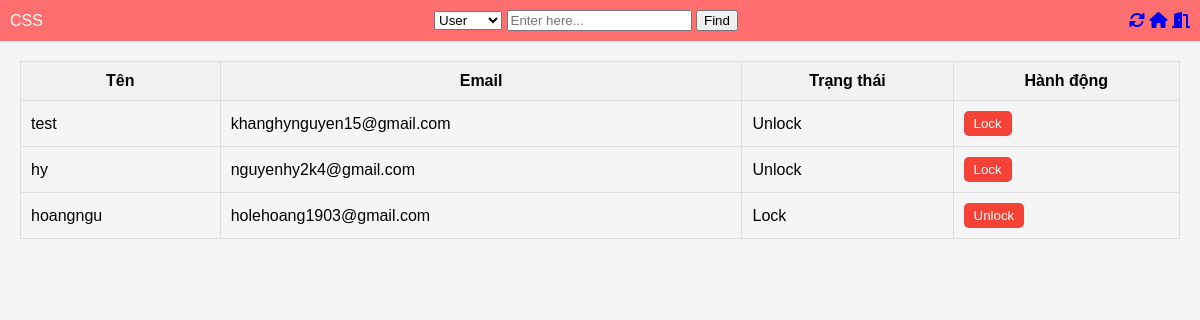
Page /admin/khoataikhoan.php (signed in) on the committed database.
### tables this page shows
CREATE TABLE IF NOT EXISTS `user` (
  `ID` int NOT NULL AUTO_INCREMENT,
  `username` varchar(50) DEFAULT NULL,
  `password` varchar(255) DEFAULT NULL,
  `fullname` varchar(100) DEFAULT NULL,
  `birthday` date DEFAULT NULL,
  `email` varchar(255) DEFAULT NULL,
  `sdt` int DEFAULT NULL,
  `address` varchar(255) DEFAULT NULL,
  `status` varchar(20) DEFAULT '1',
  PRIMARY KEY (`ID`),
  UNIQUE KEY `username` (`username`)
);

### admin/khoataikhoan.php (the view, shortened to what this page needs)
<?php
$conn = connect_db();
?>
<!DOCTYPE html>
<html lang="vi">
<head>
    <link rel="stylesheet" href="https://cdnjs.cloudflare.com/ajax/libs/font-awesome/6.0.0-beta3/css/all.min.css">
</head>
<body>
    <div class="header">
        <div class="logo">CSS</div>
        <div class="search-bar">
            <form method="GET" action="">
                <select name="search_type">
                    <option value="user">User</option>
                </select>
                <input type="text" name="search" placeholder="Enter here...">
                <button type="submit">Find</button>
            </form>
        </div>
        <div class="icons">
            <a href="khoataikhoan.php"><i class="fas fa-sync-alt icon"></i></a>
            <a href="../test.php"><i class="fas fa-home"></i></a>
            <a href="unset.php"><i class="fa-solid fa-door-open"></i></a>
        </div>
    </div>
    <div class="container">
        <div class="user-list">
            <table>
                <thead>
                    <tr>
                        <th>Tên</th>
                        <th>Email</th>
                        <th>Trạng thái</th>
                        <th>Hành động</th>
                    </tr>
                </thead>
                <tbody>
                    <?php
                    $search_type = isset($_GET['search_type']) ? $_GET['search_type'] : "user";
                    $search_value = isset($_GET['search']) ? $_GET['search'] : "";
                    if ($search_type === "user") {
                        $sql = "SELECT ID, username, email, status FROM user WHERE username LIKE ? AND ID != 1";
                        $stmt = $conn->prepare($sql);
                        $search_param = "%" . $search_value . "%";
                        $stmt->bind_param("s", $search_param);
                        $stmt->execute();
                        $result = $stmt->get_result();
                        if ($result->num_rows > 0) {
                            while ($row = $result->fetch_assoc()) {
                                echo "<tr>
                                    <td>{$row['username']}</td>
                                    <td>{$row['email']}</td>
                                    <td>" . ($row['status'] ? 'Unlock' : 'Lock') . "</td>
                                    <td>
                                        <form method='POST' action='khoataikhoan.php'>
                                            <input type='hidden' name='user_id' value='{$row['ID']}'>
                                            <input type='hidden' name='current_status' value='{$row['status']}'>
                                            <button type='submit' class='lock-btn'>" . ($row['status'] ? 'Lock' : 'Unlock') . "</button>
                                        </form>
                                    </td>
                                </tr>";
                            }
                        } else {
                            echo "<tr><td colspan='4'>No account.</td></tr>";
                        }
                    }
                    ?>
                </tbody>
            </table>
        </div>
    </div>
</body>
</html>

### admin/khoataikhoan.php (style rules this page uses)
body { font-family: Arial, sans-serif; background-color: #f5f5f5; margin: 0; padding: 0; }
.header { background-color: #ff6f6f; padding: 10px; display: flex; justify-content: space-between; align-items: center; color: white; }
.container { margin: 20px; }
.user-list table { width: 100%; border-collapse: collapse; margin-top: 20px; }
.user-list th, .user-list td { padding: 10px; border: 1px solid #ddd; }
.user-list th { background-color: #f2f2f2; }
.lock-btn { background-color: #f44336; color: white; border: none; padding: 5px 10px; cursor: pointer; border-radius: 5px; }

### rows in the picture
user: username "test", email "khanghynguyen15@gmail.com", status "Unlock"
user: username "hy", email "nguyenhy2k4@gmail.com", status "Unlock"
user: username "hoangngu", email "holehoang1903@gmail.com", status "Lock"
